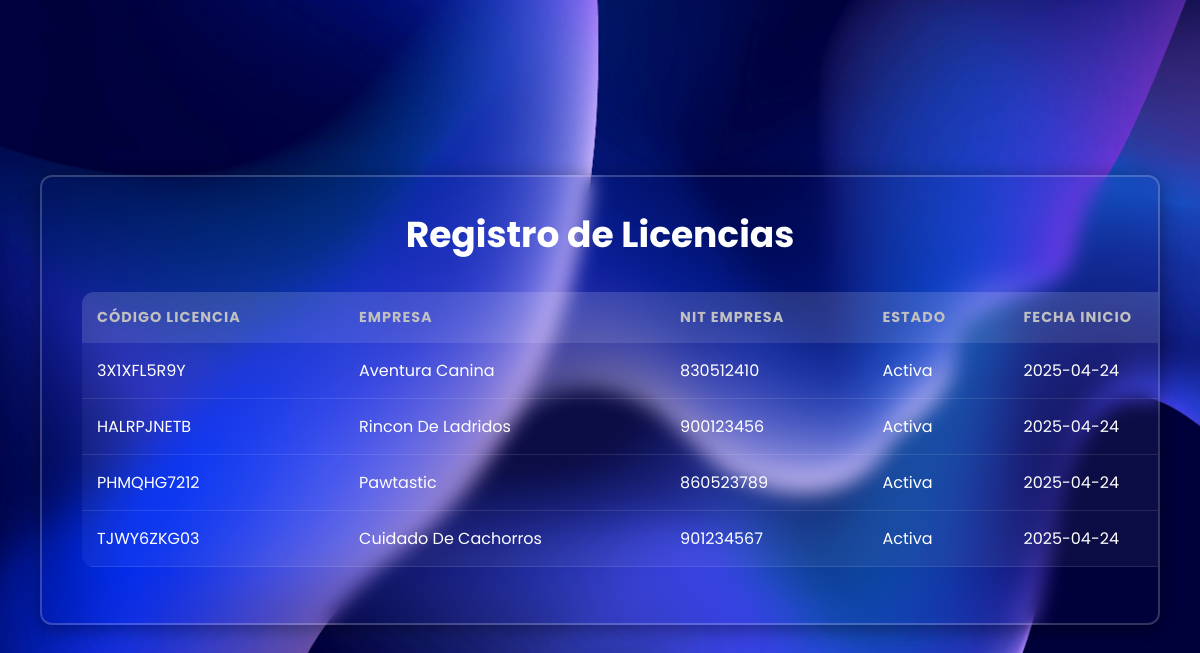
The page /registro/registro_licencias.php on the database its author committed.
### tables this page shows
CREATE TABLE `licencia` (
  `id_licencia` varchar(11) NOT NULL,
  `id_estado` int(11) NOT NULL,
  `tipo_licencia` int(11) NOT NULL,
  `id_empresa` int(11) NOT NULL,
  `fecha_ini_licencia` date NOT NULL,
  `fecha_fin_licencia` date NOT NULL
);

CREATE TABLE `empre_licencia` (
  `id_empresa` int(11) NOT NULL,
  `nom_empresa` varchar(100) NOT NULL,
  `direccion` varchar(255) NOT NULL,
  `telefono` bigint(11) NOT NULL,
  `email` varchar(255) NOT NULL
);

CREATE TABLE `estado_licencia` (
  `id_estado_licencia` int(11) NOT NULL,
  `nom_estado` varchar(100) NOT NULL
);

### registro/registro_licencias.php (the view, shortened to what this page needs)
<?php
$conexion = new database();
$conexion = $conexion->conectar();
?>
<!DOCTYPE html>
<html lang="es">
<head>
  <link rel="stylesheet" href="css/style_regis_lice.css" />
</head>
<body>
  <div class="wrapper">
    <h1>Registro de Licencias</h1>
    <table>
      <thead>
        <tr>
          <th>Código Licencia</th>
          <th>Empresa</th>
          <th>NIT Empresa</th>
          <th>Estado</th>
          <th>Fecha Inicio</th>
        </tr>
      </thead>
      <tbody>
        <?php
        $sql = $conexion->prepare("SELECT
                licencia.id_licencia,
                empre_licencia.nom_empresa,
                empre_licencia.id_empresa,
                estado_licencia.nom_estado,
                licencia.fecha_ini_licencia,
                licencia.fecha_fin_licencia
            FROM licencia
            INNER JOIN empre_licencia ON licencia.id_empresa = empre_licencia.id_empresa
            INNER JOIN estado_licencia ON licencia.id_estado = estado_licencia.id_estado_licencia
        ");
        $sql->execute();
        while ($fila = $sql->fetch(PDO::FETCH_ASSOC)) {
            echo "<tr>";
            echo "<td>" . $fila['id_licencia'] . "</td>";
            echo "<td>" . $fila['nom_empresa'] . "</td>";
            echo "<td>" . $fila['id_empresa'] . "</td>";
            echo "<td>" . $fila['nom_estado'] . "</td>";
            echo "<td>" . $fila['fecha_ini_licencia'] . "</td>";
            echo "</tr>";
        }
        ?>
      </tbody>
    </table>
  </div>
</body>
</html>

### registro/css/style_regis_lice.css (style rules this page uses)
* { margin: 0; padding: 0; box-sizing: border-box; font-family: "Poppins", sans-serif; }
body { display: flex; justify-content: center; align-items: center; min-height: 100vh; background: url('../img/sis.jpg') no-repeat; background-size: cover; background-position: center; padding: 40px; }
.wrapper { width: 1500px; max-width: 1500px; height: 450px; background: transparent; border: 2px solid rgba(255, 255, 255, .2); backdrop-filter: blur(10px); color: white; border-radius: 12px; padding: 30px 40px; box-shadow: 0 4px 20px rgba(0, 0, 0, 0.4); overflow-x: auto; }
.wrapper h1 { font-size: 36px; text-align: center; margin-bottom: 30px; color: #ffffff; }
table { width: 1325px; border-collapse: collapse; min-width: 800px; background-color: rgba(255, 255, 255, 0.05); border-radius: 12px; overflow: hidden; }
thead { background-color: rgba(255, 255, 255, 0.1); }
th, td { padding: 15px; text-align: left; color: white; }
th { text-transform: uppercase; font-size: 0.9rem; color: #c0c0c0; letter-spacing: 1px; }
tbody tr { border-bottom: 1px solid rgba(255, 255, 255, 0.1); transition: background 0.2s ease; }

### rows shown on the page
licencia: id_licencia "3X1XFL5R9Y", id_empresa.nom_empresa "Aventura Canina", id_empresa.id_empresa "830512410", id_estado.nom_estado "Activa", fecha_ini_licencia "2025-04-24"
licencia: id_licencia "HALRPJNETB", id_empresa.nom_empresa "Rincon De Ladridos", id_empresa.id_empresa "900123456", id_estado.nom_estado "Activa", fecha_ini_licencia "2025-04-24"
licencia: id_licencia "PHMQHG7212", id_empresa.nom_empresa "Pawtastic", id_empresa.id_empresa "860523789", id_estado.nom_estado "Activa", fecha_ini_licencia "2025-04-24"
licencia: id_licencia "TJWY6ZKG03", id_empresa.nom_empresa "Cuidado De Cachorros", id_empresa.id_empresa "901234567", id_estado.nom_estado "Activa", fecha_ini_licencia "2025-04-24"
